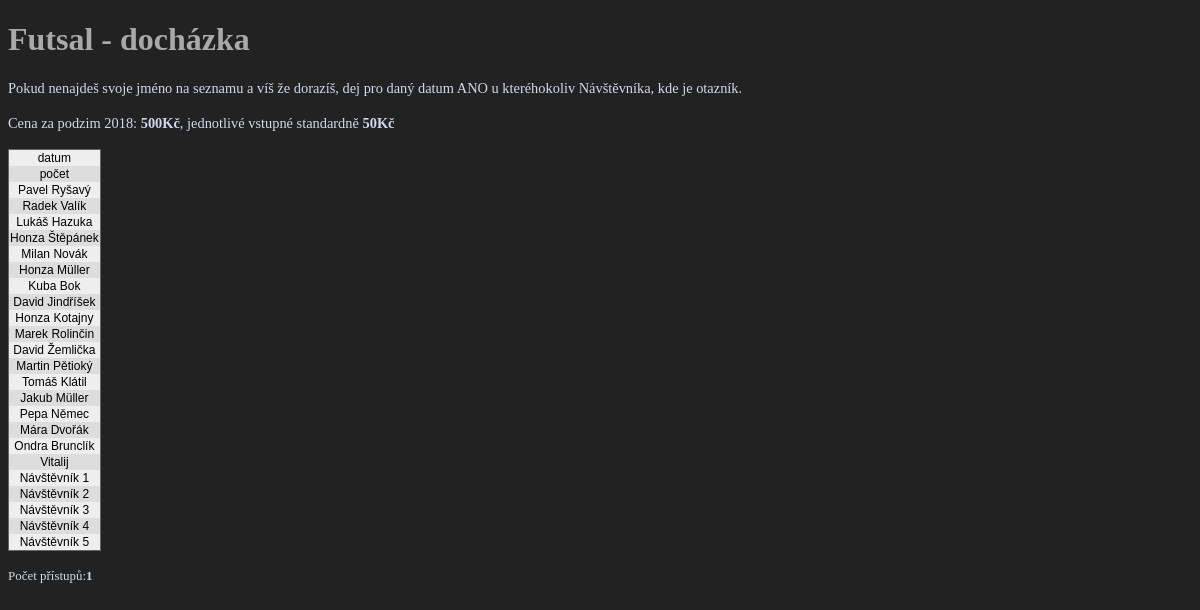
The app's page /index3.php with its own data.
### tables this page shows
CREATE TABLE `t_player` (
  `id` int(11) NOT NULL,
  `name` varchar(50) DEFAULT NULL,
  `surname` varchar(50) DEFAULT NULL,
  `email` varchar(50) DEFAULT NULL,
  `telefon` varchar(50) DEFAULT NULL,
  `comment` text
);

### index3.php (the view, shortened to what this page needs)
<!DOCTYPE html>
<html>
<head>
                <link rel="stylesheet" href="css/main.css">
</head>
<body>
	<h1>Futsal - docházka</h1>
	<div class="message">Pokud nenajdeš svoje jméno na seznamu a víš že dorazíš, dej pro daný datum ANO u kteréhokoliv Návštěvníka, kde je otazník.</div>
	<br />
	<div class="message">Cena za podzim 2018: <b>500Kč</b>, jednotlivé vstupné standardně <b>50Kč</b><div>
	<br />
    <table class="att">
		<tr class="att">
        <td class="att">datum</td>
<?
$dbhost = 'sql2.webzdarma.cz';
$dbuser = 'ohrazenice.k8801';
$dbpass = 'mullerj1';
$spojeni = mysql_connect($dbhost, $dbuser, $dbpass);
echo '</tr>'. "\n";
echo '<tr class="att">';
echo '<td class="att">počet</td>';
echo '</tr>' . "\n";
$vysledek = mysql_query("SELECT id, surname, name, comment FROM t_player order by id",$spojeni);
while ($zaznam = mysql_fetch_array($vysledek) ):
                echo '<tr class="att">';
                echo '<td class="att">';
                echo $zaznam["name"] . " ";
                echo $zaznam["surname"];
                echo '</td>' . "\n";
                echo '</tr>' . "\n";
endwhile;
echo '</table>'. "\n";
?>
<br />
<div class="message">Počet přístupů:<b><? require "pocitadlo.php"?></b></div>
<br />
<br />
</body>
</html>

### css/main.css (style rules this page uses)
﻿BODY, HTML { background-color: #222222; color: white; }
H1 { color:#AAA9AA; }
table.att { border-width:1px; border-color: #666; border-style: solid; font-family:"Trebuchet MS", Arial, Helvetica, sans-serif; font-size:12px; color:black; border-spacing:0; border-collapse:collapse; layout:fixed; text-align:center; }
tr.att:nth-child(2n+1) { background:#eee; }
tr.att:nth-child(2n) { background:#ddd; }
.message { font-weight:normal; font-size:90%; color:#D0D9EE; _word-wrap:break-word; overflow:hidden; }

### records on screen
t_player: name "Pavel", surname "Ryšavý"
t_player: name "Radek", surname "Valík"
t_player: name "Lukáš", surname "Hazuka"
t_player: name "Honza", surname "Štěpánek"
t_player: name "Milan", surname "Novák"
t_player: name "Honza", surname "Müller"
t_player: name "Kuba", surname "Bok"
t_player: name "David", surname "Jindříšek"
t_player: name "Honza", surname "Kotajny"
t_player: name "Marek", surname "Rolinčin"
t_player: name "David", surname "Žemlička"
t_player: name "Martin", surname "Pětioký"
t_player: name "Tomáš", surname "Klátil"
t_player: name "Jakub", surname "Müller"
t_player: name "Pepa", surname "Němec"
t_player: name "Mára", surname "Dvořák"
t_player: name "Ondra", surname "Brunclík"
t_player: name "Vitalij"
t_player: name "Návštěvník 1"
t_player: name "Návštěvník 2"
t_player: name "Návštěvník 3"
t_player: name "Návštěvník 4"
t_player: name "Návštěvník 5"

### other values on screen
$pristupu "1"
